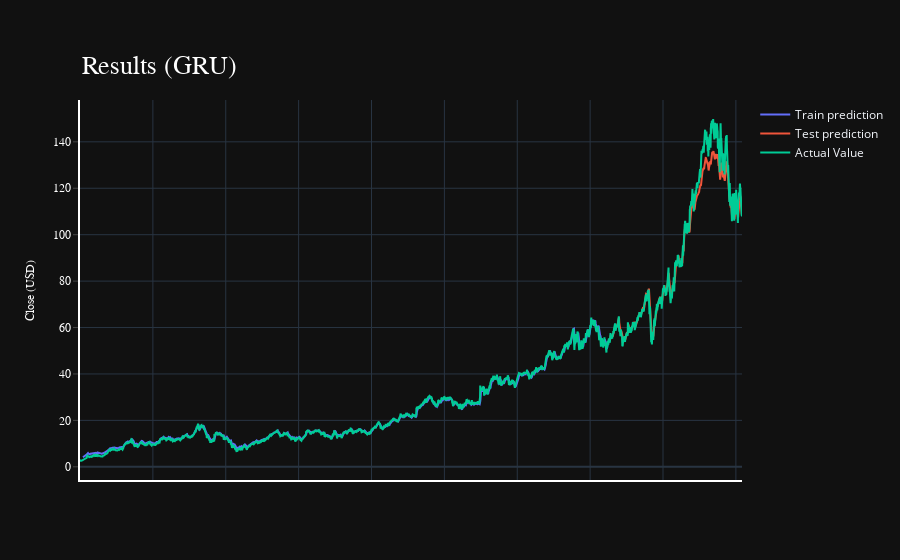

Notebook code for this chart:
### Code cell
button = widgets.Button(description="Enter")
inp = widgets.Text(description='Stock Code:')
Box = widgets.HBox([inp, button])

value_list = []


    
#     print(value_list)
#     print(b)

button.on_click(on_button_clicked)
Box

### Figure 1 — Plotly figure (JSON) as saved in the notebook; plotly's stock layout.template omitted (floating-point values rounded to 4 significant figures; data arrays with more than 128 entries replaced by an {"elided": "..."} marker saying what was removed)
{"data": [{"mode": "lines", "name": "Train prediction", "type": "scatter", "x": {"elided": "4543 int values"}, "y": {"elided": "4543 float values"}}, {"mode": "lines", "name": "Test prediction", "type": "scatter", "x": {"elided": "4543 int values"}, "y": {"elided": "4543 float values"}}, {"mode": "lines", "name": "Actual Value", "type": "scatter", "x": {"elided": "4543 int values"}, "y": {"elided": "4543 float values"}}], "layout": {"annotations": [{"font": {"color": "white", "family": "Rockwell", "size": 26}, "showarrow": false, "text": "Results (GRU)", "x": 0, "xanchor": "left", "xref": "paper", "y": 1.05, "yanchor": "bottom", "yref": "paper"}], "showlegend": true, "xaxis": {"linecolor": "white", "linewidth": 2, "showgrid": true, "showline": true, "showticklabels": false}, "yaxis": {"linecolor": "white", "linewidth": 2, "showgrid": true, "showline": true, "showticklabels": true, "tickfont": {"color": "white", "family": "Rockwell", "size": 12}, "ticks": "outside", "title": {"font": {"color": "white", "family": "Rockwell", "size": 12}, "text": "Close (USD)"}}}}
